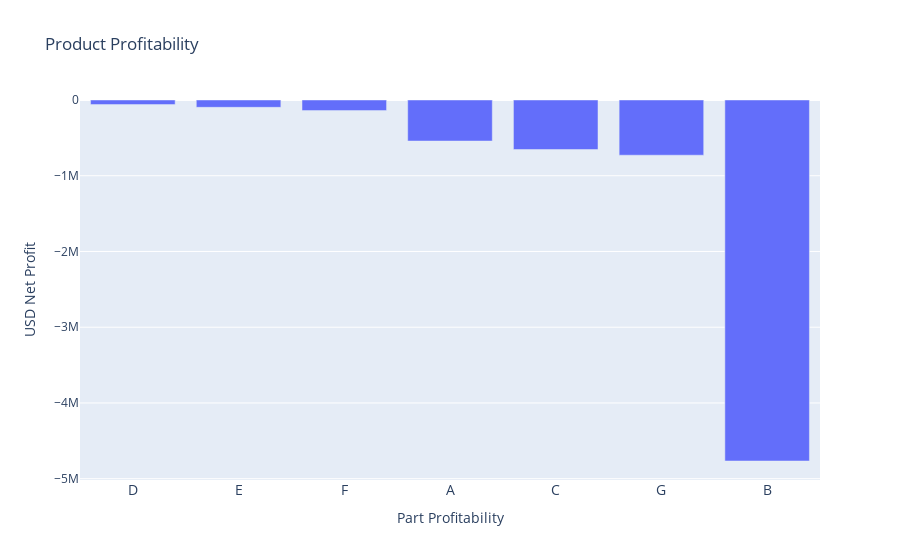

Notebook code cell kept with this figure:
### Code cell
#productprofit
#create dataframe
productprofit=pd.DataFrame(transoutput.groupby('PartName')['Profit'].sum().reset_index().sort_values('Profit',ascending=False))
customerprofit

#ceate visualization

fig = go.Figure(data=[
    go.Bar(name='Product Profitability', x=productprofit['PartName'], y=productprofit['Profit']),
])
# Change the bar mode
fig.update_layout(
    title='Product Profitability',
    xaxis=dict(
        title='Part Profitability',
        tickfont_size=14
    ),
    yaxis=dict(
    title='USD Net Profit'
    ),
    barmode='group'

)



fig.show()

### Figure 1 — Plotly figure (JSON) as saved in the notebook; plotly's stock layout.template omitted (floating-point values rounded to 4 significant figures)
{"data": [{"name": "Product Profitability", "type": "bar", "x": ["D", "E", "F", "A", "C", "G", "B"], "y": [-60930.0, -96960.0, -140100.0, -542000.0, -654000.0, -729000.0, -4767000.0]}], "layout": {"barmode": "group", "title": {"text": "Product Profitability"}, "xaxis": {"tickfont": {"size": 14}, "title": {"text": "Part Profitability"}}, "yaxis": {"title": {"text": "USD Net Profit"}}}}
